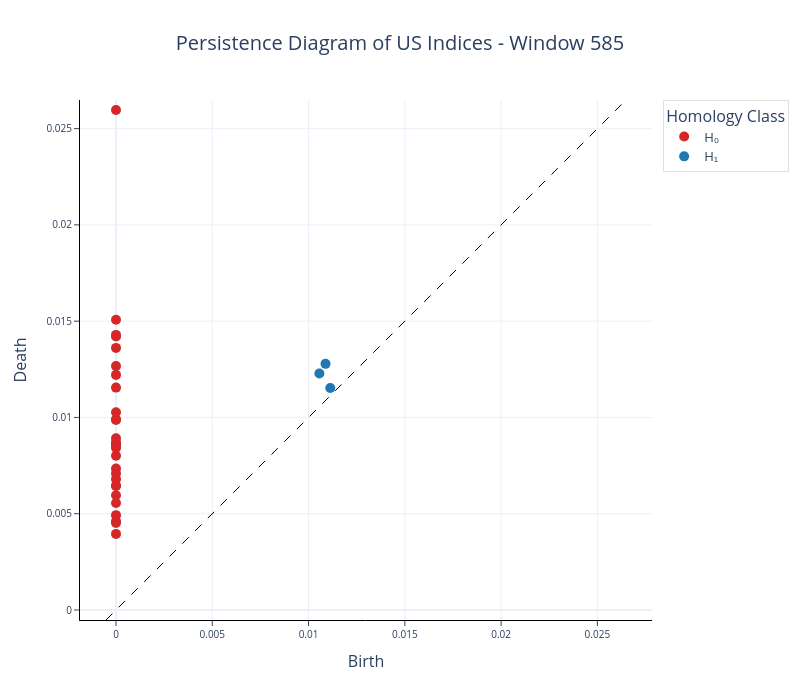

Notebook source saved alongside this figure:
### Code cell
fig = plot_diagram(us_diagram[585])

fig.update_layout(
    width=800, 
    height=700,
    title=dict(text="Persistence Diagram of US Indices - Window 585", x=0.5,
            xanchor="center"),
    legend=dict(
        title="Homology Class",
        font=dict(size=13), 
        bordercolor="lightgray",         
        borderwidth=0.7                
    )
)

for trace in fig.data:
    if trace.mode == 'markers':
        trace.marker.size = 10
        if "H0" in trace.name:
            trace.marker.color = "#d62728"
            trace.name = "H\u2080"  
        elif "H1" in trace.name:
            trace.marker.color = "#1f77b4"
            trace.name = "H\u2081"  

fig.show()
fig.write_image("Figures/us_diagram_585.png", scale=3)

### Figure 1 — Plotly figure (JSON) as saved in the notebook; plotly's stock layout.template omitted (floating-point values rounded to 4 significant figures)
{"data": [{"hoverinfo": "none", "line": {"color": "black", "dash": "dash", "width": 1}, "mode": "lines", "showlegend": false, "type": "scatter", "x": [-0.0005193, 0.02649], "y": [-0.0005193, 0.02649]}, {"hoverinfo": "text", "hovertext": ["(0.0, 0.003951383754611015)", "(0.0, 0.004518129397183657)", "(0.0, 0.004601763095706701)", "(0.0, 0.004926680121570826)", "(0.0, 0.005555992480367422)", "(0.0, 0.0059633092023432255)", "(0.0, 0.006437197327613831)", "(0.0, 0.006456261500716209)", "(0.0, 0.006795254535973072)", "(0.0, 0.007093512918800116)", "(0.0, 0.0073471697978675365)", "(0.0, 0.008014368824660778)", "(0.0, 0.008412893861532211)", "(0.0, 0.00853435043245554)", "(0.0, 0.008615801110863686)", "(0.0, 0.008643630892038345)", "(0.0, 0.008688678964972496)", "(0.0, 0.008914203383028507)", "(0.0, 0.009866107255220413)", "(0.0, 0.009900148026645184)", "(0.0, 0.010265992023050785)", "(0.0, 0.011549437418580055)", "(0.0, 0.01221020333468914)", "(0.0, 0.012667015194892883)", "(0.0, 0.013611212372779846)", "(0.0, 0.014200698584318161)", "(0.0, 0.014286101795732975)", "(0.0, 0.015069867484271526)", "(0.0, 0.02596643567085266)"], "marker": {"color": "#d62728", "size": 10}, "mode": "markers", "name": "H₀", "type": "scatter", "x": [0.0, 0.0, 0.0, 0.0, 0.0, 0.0, 0.0, 0.0, 0.0, 0.0, 0.0, 0.0, 0.0, 0.0, 0.0, 0.0, 0.0, 0.0, 0.0, 0.0, 0.0, 0.0, 0.0, 0.0, 0.0, 0.0, 0.0, 0.0, 0.0], "y": [0.003951, 0.004518, 0.004602, 0.004927, 0.005556, 0.005963, 0.006437, 0.006456, 0.006795, 0.007094, 0.007347, 0.008014, 0.008413, 0.008534, 0.008616, 0.008644, 0.008689, 0.008914, 0.009866, 0.0099, 0.01027, 0.01155, 0.01221, 0.01267, 0.01361, 0.0142, 0.01429, 0.01507, 0.02597]}, {"hoverinfo": "text", "hovertext": ["(0.011127900332212448, 0.011524726636707783)", "(0.010881159454584122, 0.012783154845237732)", "(0.010561218485236168, 0.012279445305466652)"], "marker": {"color": "#1f77b4", "size": 10}, "mode": "markers", "name": "H₁", "type": "scatter", "x": [0.01113, 0.01088, 0.01056], "y": [0.01152, 0.01278, 0.01228]}], "layout": {"height": 700, "legend": {"bordercolor": "lightgray", "borderwidth": 0.7, "font": {"size": 13}, "title": {"text": "Homology Class"}}, "plot_bgcolor": "white", "title": {"text": "Persistence Diagram of US Indices - Window 585", "x": 0.5, "xanchor": "center"}, "width": 800, "xaxis": {"autorange": false, "exponentformat": "e", "linecolor": "black", "linewidth": 1, "mirror": false, "range": [-0.0005193, 0.02649], "showexponent": "all", "showline": true, "side": "bottom", "ticks": "outside", "title": {"text": "Birth"}, "type": "linear", "zeroline": true}, "yaxis": {"autorange": false, "exponentformat": "e", "linecolor": "black", "linewidth": 1, "mirror": false, "range": [-0.0005193, 0.02649], "scaleanchor": "x", "scaleratio": 1, "showexponent": "all", "showline": true, "side": "left", "ticks": "outside", "title": {"text": "Death"}, "type": "linear", "zeroline": true}}}
